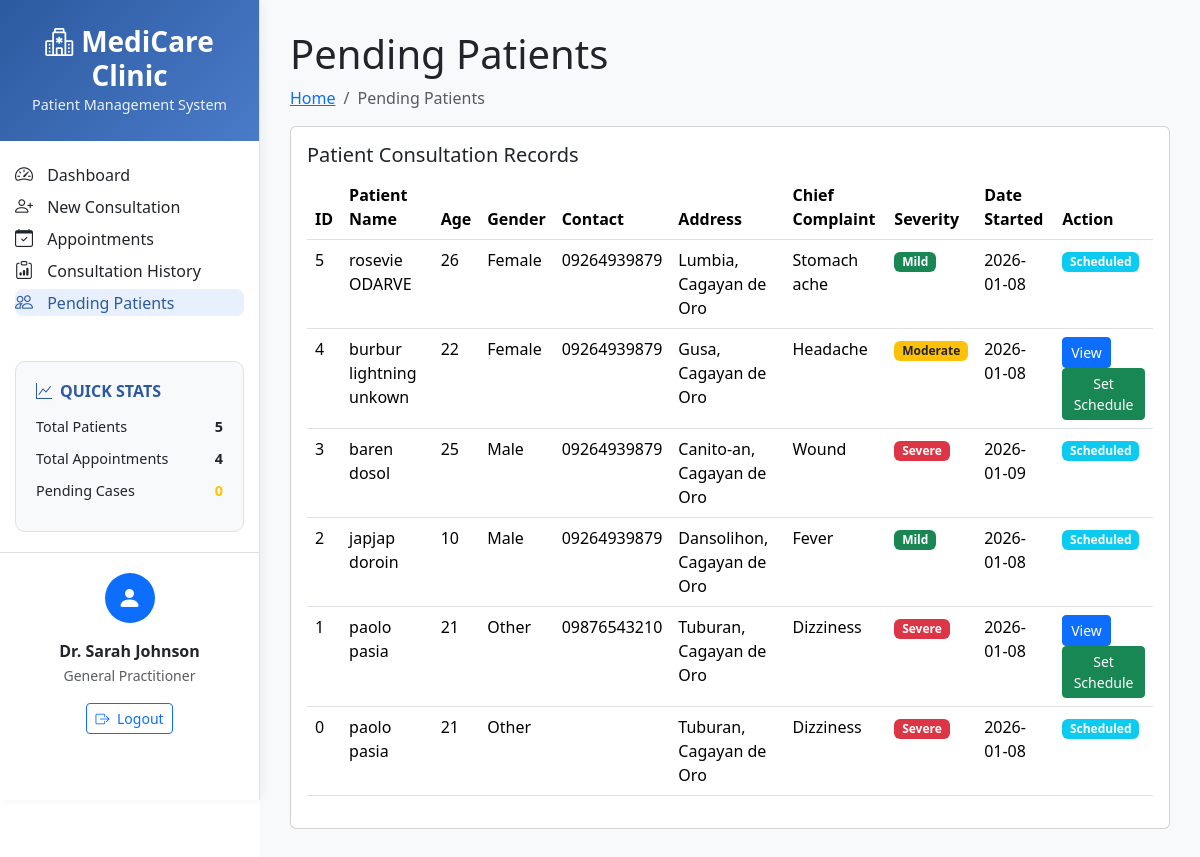
The app's page /modules/pending_patient.php with its own data.
### tables this page shows
CREATE TABLE `pending_patient` (
  `patient_id` int(11) DEFAULT NULL,
  `patient_name` varchar(255) DEFAULT NULL,
  `age` int(11) DEFAULT NULL,
  `gender` varchar(50) DEFAULT NULL,
  `complete_address` text DEFAULT NULL,
  `chief_complaint` text DEFAULT NULL,
  `severity` varchar(50) DEFAULT NULL,
  `date_started` date DEFAULT NULL,
  `action` varchar(50) DEFAULT NULL
);

### modules/pending_patient.php (the view, shortened to what this page needs)
<?php
require_once '../includes/connection.php';
require_once '../includes/header.php';
$createTable = "CREATE TABLE IF NOT EXISTS pending_patient (
    patient_id INT PRIMARY KEY,
    patient_name VARCHAR(255),
    age INT,
    gender VARCHAR(50),
    complete_address TEXT,
    chief_complaint VARCHAR(255),
    severity VARCHAR(50),
    date_started DATE,
    action VARCHAR(50) DEFAULT 'Pending'
)";
$conn->query($createTable);
$sql = "SELECT
    pp.*,
    COALESCE(cf.contact_no, '') as contact_no,
    COALESCE(cf.dob, '') as dob,
    COALESCE(cf.description, '') as description,
    COALESCE(cf.associated_symptoms, '') as associated_symptoms,
    COALESCE(cf.email_address, '') as email_address,
    CASE WHEN a.patient_id IS NOT NULL THEN 'Scheduled' ELSE 'Pending' END as status
FROM pending_patient pp
LEFT JOIN consultation_form cf ON pp.patient_id = cf.patient_id
LEFT JOIN appointments a ON pp.patient_id = a.patient_id
ORDER BY pp.patient_id DESC";
$result = $conn->query($sql);
?>
<!DOCTYPE html>
<html lang="en">
<head>
  <link href="../assets/vendor/bootstrap/css/bootstrap.min.css" rel="stylesheet">
  <link href="../assets/vendor/bootstrap-icons/bootstrap-icons.css" rel="stylesheet">
  <link href="../assets/vendor/simple-datatables/style.css" rel="stylesheet">
  <link href="../assets/css/style.css" rel="stylesheet">
</head>
<body>
  <main id="main" class="main">
    <div class="pagetitle">
      <h1>Pending Patients</h1>
      <nav>
        <ol class="breadcrumb">
          <li class="breadcrumb-item"><a href="../index.html">Home</a></li>
          <li class="breadcrumb-item active">Pending Patients</li>
        </ol>
      </nav>
    </div>
    <section class="section">
      <div class="row">
        <div class="col-lg-12">
          <div class="card">
            <div class="card-body">
              <h5 class="card-title">Patient Consultation Records</h5>
              <table class="table datatable">
                <thead>
                  <tr>
                    <th>ID</th>
                    <th>Patient Name</th>
                    <th>Age</th>
                    <th>Gender</th>
                    <th>Contact</th>
                    <th>Address</th>
                    <th>Chief Complaint</th>
                    <th>Severity</th>
                    <th>Date Started</th>
                    <th>Action</th>
                  </tr>
                </thead>
                <tbody>
                  <?php
                  if ($result->num_rows > 0) {
                      while($row = $result->fetch_assoc()) {
                          echo "<tr>";
                          echo "<td>" . $row["patient_id"] . "</td>";
                          echo "<td>" . $row["patient_name"] . "</td>";
                          echo "<td>" . $row["age"] . "</td>";
                          echo "<td>" . ucfirst($row["gender"]) . "</td>";
                          echo "<td>" . ($row["contact_no"] ?? '') . "</td>";
                          echo "<td>" . $row["complete_address"] . "</td>";
                          echo "<td>" . ucfirst(str_replace('_', ' ', $row["chief_complaint"])) . "</td>";
                          echo "<td>";
                          $severity = strtolower(trim($row["severity"]));
                          if ($severity == 'mild') {
                              echo "<span class='badge bg-success'>Mild</span>";
                          } elseif ($severity == 'moderate') {
                              echo "<span class='badge bg-warning text-dark'>Moderate</span>";
                          } elseif ($severity == 'severe') {
                              echo "<span class='badge bg-danger'>Severe</span>";
                          } else {
                              echo "<span class='badge bg-secondary'>" . ucfirst($severity) . "</span>";
                          }
                          echo "</td>";
                          echo "<td>" . $row["date_started"] . "</td>";
                          echo "<td>";
                          if ($row["status"] == 'Scheduled') {
                              echo "<span class='badge bg-info'>Scheduled</span>";
                          } else {
                              echo "<button class='btn btn-primary btn-sm' onclick='viewPatient(\"" . $row["patient_id"] . "\", \"" . addslashes($row["patient_name"]) . "\", \"" . ($row["dob"] ?? 'N/A') . "\", \"" . $row["age"] . "\", \"" . $row["gender"] . "\", \"" . addslashes(str_replace('_', ' ', $row["chief_complaint"])) . "\", \"" . addslashes($row["description"] ?? 'N/A') . "\", \"" . $row["date_started"] . "\", \"" . addslashes($row["severity"]) . "\", \"" . addslashes($row["associated_symptoms"] ?? 'N/A') . "\")'>View</button> ";
                              echo "<button class='btn btn-success btn-sm' onclick='setSchedule(\"" . $row["patient_id"] . "\", \"" . addslashes($row["patient_name"]) . "\", \"" . addslashes(str_replace('_', ' ', $row["chief_complaint"])) . "\", \"" . addslashes($row["email_address"] ?? 'N/A') . "\", \"" . addslashes($row["description"] ?? 'N/A') . "\")'>Set Schedule</button>";
                          }
                          echo "</td>";
                          echo "</tr>";
                      }
                  } else {
                      echo "<tr><td colspan='10' class='text-center'>No pending patients found</td></tr>";
                  }
                  ?>
                </tbody>
              </table>
            </div>
          </div>
        </div>
      </div>
    </section>
  </main>
</body>
</html>
<?php
require_once '../includes/footer.php';
?>

### assets/css/style.css (style rules this page uses)
.card { animation: fadeIn 0.5s ease-out; }

### includes/header.php (style rules this page uses)
:root { --primary-blue: #2c5aa0; --light-blue: #4a7bc8; --pale-blue: #e8f0fe; --white: #ffffff; --light-gray: #f8f9fa; --text-dark: #2c3e50; --border-color: #dee2e6; }
body { font-family: 'Inter', sans-serif; background-color: #f5f7fb; margin: 0; padding: 0; }

### records on screen
pending_patient: patient_id "5", patient_name "rosevie ODARVE", age "26", gender "Female", contact_no "09264939879", complete_address "Lumbia, Cagayan de Oro", chief_complaint "Stomach ache", severity "Mild", date_started "2026-01-08", shows "Scheduled"
pending_patient: patient_id "4", patient_name "burbur lightning unkown", age "22", gender "Female", contact_no "09264939879", complete_address "Gusa, Cagayan de Oro", chief_complaint "Headache", severity "Moderate", date_started "2026-01-08"
pending_patient: patient_id "3", patient_name "baren dosol", age "25", gender "Male", contact_no "09264939879", complete_address "Canito‑an, Cagayan de Oro", chief_complaint "Wound", severity "Severe", date_started "2026-01-09", shows "Scheduled"
pending_patient: patient_id "2", patient_name "japjap doroin", age "10", gender "Male", contact_no "09264939879", complete_address "Dansolihon, Cagayan de Oro", chief_complaint "Fever", severity "Mild", date_started "2026-01-08", shows "Scheduled"
pending_patient: patient_id "1", patient_name "paolo pasia", age "21", gender "Other", contact_no "09876543210", complete_address "Tuburan, Cagayan de Oro", chief_complaint "Dizziness", severity "Severe", date_started "2026-01-08"
pending_patient: patient_id "0", patient_name "paolo pasia", age "21", gender "Other", complete_address "Tuburan, Cagayan de Oro", chief_complaint "Dizziness", severity "Severe", date_started "2026-01-08", shows "Scheduled"

### other values on screen
$total_patients "5"
$total_appointments "4"
$pending_cases "0"
